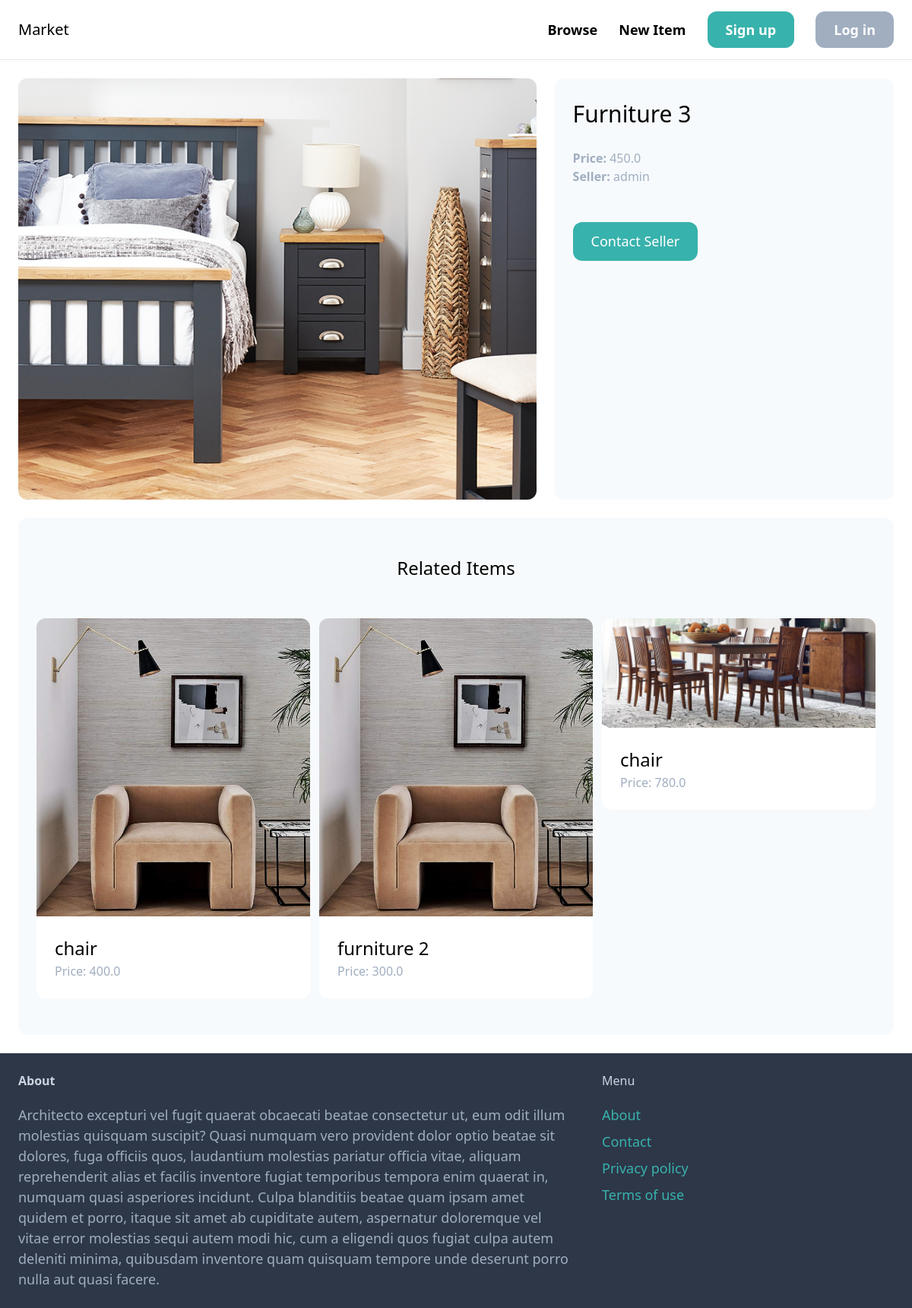
Page /item//8/ on the committed database.
### item/models.py (models this page shows, shortened)
class Item(models.Model):
    category = models.ForeignKey(Category, related_name="items", on_delete=models.CASCADE)
    name = models.CharField(max_length=255)
    description = models.TextField(blank=True, null=True)
    price = models.FloatField()
    image = models.ImageField(upload_to="item_images", blank=True, null=True)
    is_sold = models.BooleanField(default=False)
    created_by = models.ForeignKey(User, related_name="items", on_delete=models.CASCADE)
    created_at = models.DateTimeField(auto_now_add=True)

### item/views.py (the view)
# urls.py: path("/<int:pk>/", views.detail, name="detail"),
def detail(request, pk):
    item = get_object_or_404(Item, pk=pk)
    related_items = Item.objects.filter(category=item.category, is_sold=False).exclude(pk=pk)[0:3]
    context = {
        "item":item,
        "related_items": related_items
    }
    return render(request, "detail.html", context)

### templates/detail.html (shortened to what this page needs)
{% extends 'base.html' %}
{% block content%}
    <div class="grid grid-cols-5 gap-6">
        <div class="col-span-3">
            <img src="{{ item.image.url }}" class="rounded-xl">
        </div>
        <div class="col-span-2 p-6 bg-gray-100 rounded-xl">
            <h1 class="mb-6 text-3xl">{{ item.name }}</h1>
            <p class="text-gray-500"><strong>Price: </strong>{{ item.price }}</p>
            <p class="text-gray-500"><strong>Seller: </strong>{{ item.created_by.username }}</p>
            <br>
            {% if request.user == item.created_by %}
                <div class="mt-6 bg-white rounded-xl">
                    <p>This is your item!</p>
                    <a href="{% url 'item:update' item.id %}" class="inline-block mt-6 px-6 py-3 text-lg font-semibold bg-teal-500 text-white rounded-xl">Update</a>
                    <a href="{% url 'item:delete' item.id%}" class="inline-block mt-6 px-6 py-3 text-lg font-semibold bg-red-500 text-white rounded-xl">Delete</a>
                </div>
            {% else %}
                <a href="#" class="inline-block mt-6 px-6 py-3 text-lg font-demibold bg-teal-500 text-white rounded-xl hover:bg-teal-700">
                    Contact Seller
                </a>
            {% endif %}
        </div>
    </div>
    <div class="mt-6 px-6 py-12 bg-gray-100 rounded-xl">
        <h2 class="mb-12 text-2xl text-center">Related Items</h2>
        <div class="grid grid-cols-3 gap-3">
                {% for item in related_items %}
                        <div>
                                <a href="{% url 'item:detail' item.id %}">
                                        <div>
                                                <img src="{{ item.image.url }}" class="rounded-t-xl">
                                        </div>
                                        <div class="p-6 bg-white rounded-b-xl">
                                                <h2 class="text-2xl">{{ item.name }}</h2>
                                                <p class="text-gray-500">Price: {{ item.price }}</p>
                                        </div>
                                </a>
                        </div>
                {% endfor %}
        </div>
    </div>
{% endblock%}

### rows in the picture
Item: image (picture), name "Furniture 3", price "450.0", created_by.username "admin"
Item: image (picture), name "chair", price "400.0"
Item: image (picture), name "furniture 2", price "300.0"
Item: image (picture), name "chair", price "780.0"
